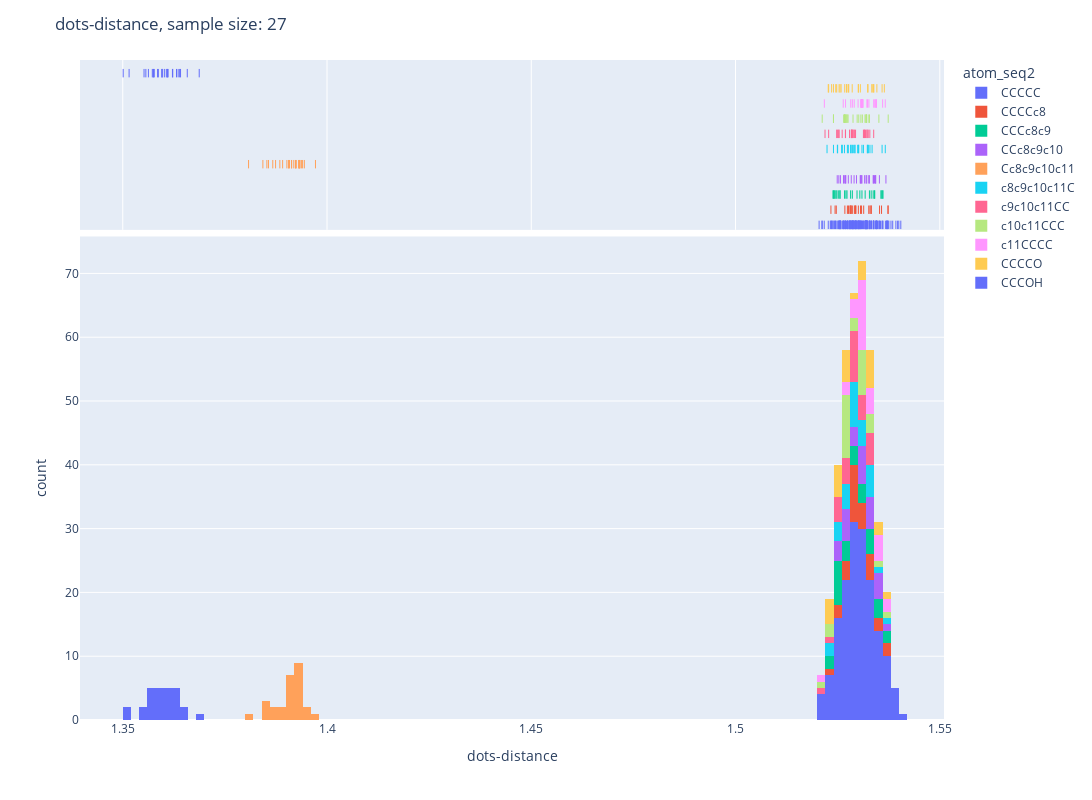
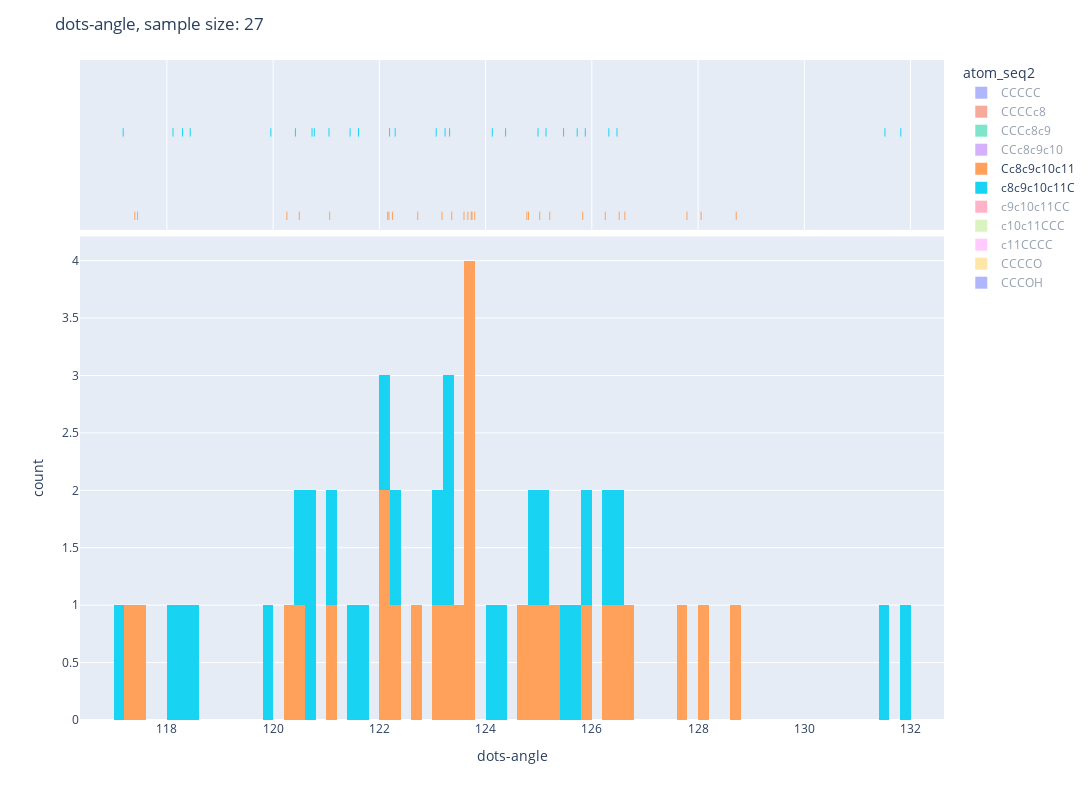
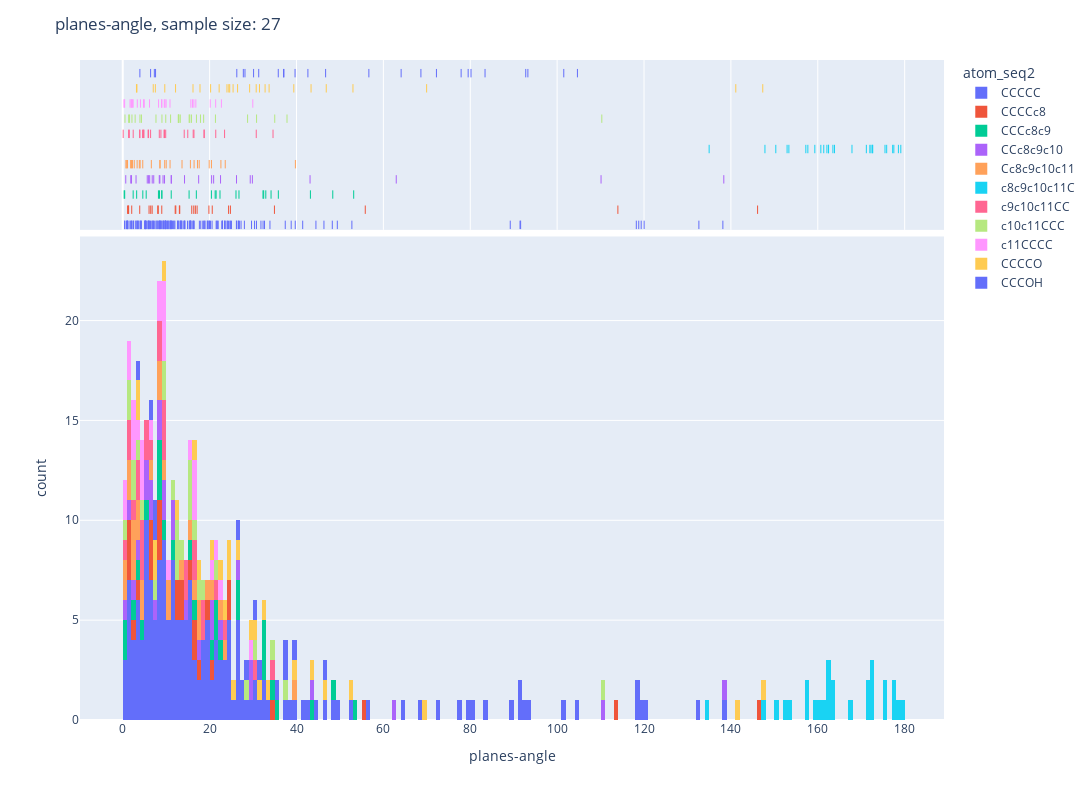

The notebook cell these images were saved under, in order:
### Code cell
protein_hist(df.dropna(),xlabel="dots-distance")
protein_hist(df.dropna(),xlabel="dots-angle")
protein_hist(df.dropna(),xlabel="planes-angle")
